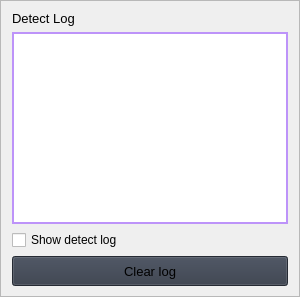
                        <widget class="QFrame" name="frame_2">
                         <property name="sizePolicy">
                          <sizepolicy hsizetype="Fixed" vsizetype="Preferred">
                           <horstretch>0</horstretch>
                           <verstretch>0</verstretch>
                          </sizepolicy>
                         </property>
                         <property name="minimumSize">
                          <size>
                           <width>300</width>
                           <height>0</height>
                          </size>
                         </property>
                         <property name="maximumSize">
                          <size>
                           <width>300</width>
                           <height>16777215</height>
                          </size>
                         </property>
                         <property name="frameShape">
                          <enum>QFrame::StyledPanel</enum>
                         </property>
                         <property name="frameShadow">
                          <enum>QFrame::Raised</enum>
                         </property>
                         <layout class="QVBoxLayout" name="verticalLayout_28">
                          <property name="spacing">
                           <number>6</number>
                          </property>
                          <property name="topMargin">
                           <number>10</number>
                          </property>
                          <property name="bottomMargin">
                           <number>10</number>
                          </property>
                          <item>
                           <widget class="QLabel" name="labelBoxBlenderInstalation_8">
                            <property name="sizePolicy">
                             <sizepolicy hsizetype="Preferred" vsizetype="Fixed">
                              <horstretch>0</horstretch>
                              <verstretch>0</verstretch>
                             </sizepolicy>
                            </property>
                            <property name="font">
                             <font>
                              <pointsize>10</pointsize>
                              <italic>false</italic>
                              <bold>false</bold>
                             </font>
                            </property>
                            <property name="styleSheet">
                             <string notr="true"/>
                            </property>
                            <property name="text">
                             <string>Detect Log</string>
                            </property>
                           </widget>
                          </item>
                          <item>
                           <widget class="QTextBrowser" name="Detect_LOG">
                            <property name="styleSheet">
                             <string notr="true">#Detect_LOG {
	border: 2px solid #bd93f9;
}</string>
                            </property>
                            <property name="html">
                             <string>&lt;!DOCTYPE HTML PUBLIC &quot;-//W3C//DTD HTML 4.0//EN&quot; &quot;http://www.w3.org/TR/REC-html40/strict.dtd&quot;&gt;
&lt;html&gt;&lt;head&gt;&lt;meta name=&quot;qrichtext&quot; content=&quot;1&quot; /&gt;&lt;meta charset=&quot;utf-8&quot; /&gt;&lt;style type=&quot;text/css&quot;&gt;
p, li { white-space: pre-wrap; }
&lt;/style&gt;&lt;/head&gt;&lt;body style=&quot; font-family:'Segoe UI'; font-size:10pt; font-weight:400; font-style:normal;&quot;&gt;
&lt;p style=&quot;-qt-paragraph-type:empty; margin-top:0px; margin-bottom:0px; margin-left:0px; margin-right:0px; -qt-block-indent:0; text-indent:0px;&quot;&gt;&lt;br /&gt;&lt;/p&gt;&lt;/body&gt;&lt;/html&gt;</string>
                            </property>
                           </widget>
                          </item>
                          <item>
                           <widget class="QCheckBox" name="show_log">
                            <property name="maximumSize">
                             <size>
                              <width>320</width>
                              <height>16777215</height>
                             </size>
                            </property>
                            <property name="text">
                             <string>Show detect log</string>
                            </property>
                           </widget>
                          </item>
                          <item>
                           <widget class="QPushButton" name="btn_clear_log">
                            <property name="minimumSize">
                             <size>
                              <width>150</width>
                              <height>30</height>
                             </size>
                            </property>
                            <property name="font">
                             <font>
                              <pointsize>10</pointsize>
                              <italic>false</italic>
                              <bold>false</bold>
                             </font>
                            </property>
                            <property name="cursor">
                             <cursorShape>PointingHandCursor</cursorShape>
                            </property>
                            <property name="styleSheet">
                             <string notr="true">background-color: rgb(52, 59, 72);</string>
                            </property>
                            <property name="text">
                             <string>Clear log</string>
                            </property>
                            <property name="icon">
                             <iconset resource="resources.qrc">
                              <normaloff>:/icons/images/icons/cil-x-circle.png</normaloff>:/icons/images/icons/cil-x-circle.png</iconset>
                            </property>
                           </widget>
                          </item>
                         </layout>
                        </widget>
